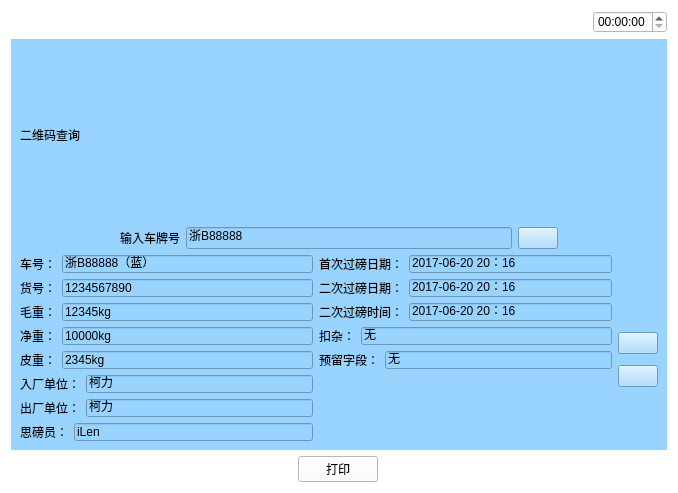
<?xml version="1.0" encoding="UTF-8"?>
<ui version="4.0">
 <class>Erweimachaxun</class>
 <widget class="QWidget" name="Erweimachaxun">
  <property name="geometry">
   <rect>
    <x>0</x>
    <y>0</y>
    <width>678</width>
    <height>493</height>
   </rect>
  </property>
  <property name="windowTitle">
   <string>Form</string>
  </property>
  <property name="styleSheet">
   <string notr="true">background-color: rgb(255, 255, 255);</string>
  </property>
  <layout class="QVBoxLayout" name="verticalLayout_3" stretch="1,5,1">
   <item>
    <layout class="QHBoxLayout" name="horizontalLayout_5">
     <item>
      <widget class="QPushButton" name="pushButton">
       <property name="text">
        <string/>
       </property>
       <property name="icon">
        <iconset resource="myimages.qrc">
         <normaloff>:/image/images/4g.png</normaloff>:/image/images/4g.png</iconset>
       </property>
       <property name="flat">
        <bool>true</bool>
       </property>
      </widget>
     </item>
     <item>
      <widget class="QPushButton" name="pushButton_2">
       <property name="text">
        <string/>
       </property>
       <property name="icon">
        <iconset resource="myimages.qrc">
         <normaloff>:/image/images/wireless.svg</normaloff>:/image/images/wireless.svg</iconset>
       </property>
       <property name="flat">
        <bool>true</bool>
       </property>
      </widget>
     </item>
     <item>
      <widget class="QPushButton" name="pushButton_3">
       <property name="text">
        <string/>
       </property>
       <property name="icon">
        <iconset resource="myimages.qrc">
         <normaloff>:/image/images/bl.svg</normaloff>:/image/images/bl.svg</iconset>
       </property>
       <property name="flat">
        <bool>true</bool>
       </property>
      </widget>
     </item>
     <item>
      <widget class="QPushButton" name="pushButton_4">
       <property name="text">
        <string/>
       </property>
       <property name="icon">
        <iconset resource="myimages.qrc">
         <normaloff>:/image/images/locate.svg</normaloff>:/image/images/locate.svg</iconset>
       </property>
       <property name="flat">
        <bool>true</bool>
       </property>
      </widget>
     </item>
     <item>
      <spacer name="horizontalSpacer_4">
       <property name="orientation">
        <enum>Qt::Horizontal</enum>
       </property>
       <property name="sizeHint" stdset="0">
        <size>
         <width>40</width>
         <height>20</height>
        </size>
       </property>
      </spacer>
     </item>
     <item>
      <widget class="QTimeEdit" name="timeEdit_2"/>
     </item>
    </layout>
   </item>
   <item>
    <widget class="QWidget" name="widget" native="true">
     <property name="sizePolicy">
      <sizepolicy hsizetype="Preferred" vsizetype="Preferred">
       <horstretch>0</horstretch>
       <verstretch>0</verstretch>
      </sizepolicy>
     </property>
     <property name="contextMenuPolicy">
      <enum>Qt::DefaultContextMenu</enum>
     </property>
     <property name="styleSheet">
      <string notr="true">background-color: rgb(153, 211, 255);</string>
     </property>
     <layout class="QVBoxLayout" name="verticalLayout_2">
      <item>
       <widget class="QLabel" name="label">
        <property name="text">
         <string>二维码查询</string>
        </property>
       </widget>
      </item>
      <item>
       <layout class="QHBoxLayout" name="horizontalLayout">
        <property name="leftMargin">
         <number>100</number>
        </property>
        <property name="rightMargin">
         <number>100</number>
        </property>
        <item>
         <widget class="QLabel" name="label_2">
          <property name="text">
           <string>输入车牌号</string>
          </property>
         </widget>
        </item>
        <item>
         <widget class="QLineEdit" name="lineEdit">
          <property name="text">
           <string>浙B88888</string>
          </property>
         </widget>
        </item>
        <item>
         <widget class="QPushButton" name="generate">
          <property name="text">
           <string/>
          </property>
          <property name="icon">
           <iconset resource="myimages.qrc">
            <normaloff>:/image/images/find.svg</normaloff>:/image/images/find.svg</iconset>
          </property>
         </widget>
        </item>
       </layout>
      </item>
      <item>
       <layout class="QGridLayout" name="gridLayout" columnminimumwidth="1,1,2">
        <item row="0" column="0">
         <layout class="QHBoxLayout" name="horizontalLayout_11">
          <item>
           <widget class="QLabel" name="label_10">
            <property name="text">
             <string>车号：</string>
            </property>
           </widget>
          </item>
          <item>
           <widget class="QLineEdit" name="lineEdit_9">
            <property name="sizePolicy">
             <sizepolicy hsizetype="Expanding" vsizetype="Ignored">
              <horstretch>0</horstretch>
              <verstretch>0</verstretch>
             </sizepolicy>
            </property>
            <property name="text">
             <string>浙B88888（蓝）</string>
            </property>
            <property name="readOnly">
             <bool>true</bool>
            </property>
           </widget>
          </item>
         </layout>
        </item>
        <item row="0" column="1">
         <layout class="QHBoxLayout" name="horizontalLayout_14">
          <item>
           <widget class="QLabel" name="label_13">
            <property name="text">
             <string>首次过磅日期：</string>
            </property>
           </widget>
          </item>
          <item>
           <widget class="QLineEdit" name="lineEdit_12">
            <property name="sizePolicy">
             <sizepolicy hsizetype="Expanding" vsizetype="Ignored">
              <horstretch>0</horstretch>
              <verstretch>0</verstretch>
             </sizepolicy>
            </property>
            <property name="text">
             <string>2017-06-20 20：16</string>
            </property>
            <property name="readOnly">
             <bool>true</bool>
            </property>
           </widget>
          </item>
         </layout>
        </item>
        <item row="1" column="0">
         <layout class="QHBoxLayout" name="horizontalLayout_3">
          <item>
           <widget class="QLabel" name="label_3">
            <property name="text">
             <string>货号：</string>
            </property>
           </widget>
          </item>
          <item>
           <widget class="QLineEdit" name="lineEdit_2">
            <property name="sizePolicy">
             <sizepolicy hsizetype="Expanding" vsizetype="Ignored">
              <horstretch>0</horstretch>
              <verstretch>0</verstretch>
             </sizepolicy>
            </property>
            <property name="text">
             <string>1234567890</string>
            </property>
            <property name="readOnly">
             <bool>true</bool>
            </property>
           </widget>
          </item>
         </layout>
        </item>
        <item row="1" column="1">
         <layout class="QHBoxLayout" name="horizontalLayout_16">
          <item>
           <widget class="QLabel" name="label_15">
            <property name="text">
             <string>二次过磅日期：</string>
            </property>
           </widget>
          </item>
          <item>
           <widget class="QLineEdit" name="lineEdit_14">
            <property name="sizePolicy">
             <sizepolicy hsizetype="Expanding" vsizetype="Ignored">
              <horstretch>0</horstretch>
              <verstretch>0</verstretch>
             </sizepolicy>
            </property>
            <property name="text">
             <string>2017-06-20 20：16</string>
            </property>
           </widget>
          </item>
         </layout>
        </item>
        <item row="2" column="0">
         <layout class="QHBoxLayout" name="horizontalLayout_4">
          <item>
           <widget class="QLabel" name="label_4">
            <property name="text">
             <string>毛重：</string>
            </property>
           </widget>
          </item>
          <item>
           <widget class="QLineEdit" name="lineEdit_3">
            <property name="sizePolicy">
             <sizepolicy hsizetype="Expanding" vsizetype="Ignored">
              <horstretch>0</horstretch>
              <verstretch>0</verstretch>
             </sizepolicy>
            </property>
            <property name="text">
             <string>12345kg</string>
            </property>
            <property name="readOnly">
             <bool>true</bool>
            </property>
           </widget>
          </item>
         </layout>
        </item>
        <item row="2" column="1">
         <layout class="QHBoxLayout" name="horizontalLayout_12">
          <item>
           <widget class="QLabel" name="label_11">
            <property name="text">
             <string>二次过磅时间：</string>
            </property>
           </widget>
          </item>
          <item>
           <widget class="QLineEdit" name="lineEdit_10">
            <property name="sizePolicy">
             <sizepolicy hsizetype="Expanding" vsizetype="Ignored">
              <horstretch>0</horstretch>
              <verstretch>0</verstretch>
             </sizepolicy>
            </property>
            <property name="text">
             <string>2017-06-20 20：16</string>
            </property>
           </widget>
          </item>
         </layout>
        </item>
        <item row="3" column="0">
         <layout class="QHBoxLayout" name="horizontalLayout_6">
          <item>
           <widget class="QLabel" name="label_5">
            <property name="text">
             <string>净重：</string>
            </property>
           </widget>
          </item>
          <item>
           <widget class="QLineEdit" name="lineEdit_4">
            <property name="sizePolicy">
             <sizepolicy hsizetype="Expanding" vsizetype="Ignored">
              <horstretch>0</horstretch>
              <verstretch>0</verstretch>
             </sizepolicy>
            </property>
            <property name="text">
             <string>10000kg</string>
            </property>
            <property name="readOnly">
             <bool>true</bool>
            </property>
           </widget>
          </item>
         </layout>
        </item>
        <item row="3" column="1">
         <layout class="QHBoxLayout" name="horizontalLayout_13">
          <item>
           <widget class="QLabel" name="label_12">
            <property name="text">
             <string>扣杂：</string>
            </property>
           </widget>
          </item>
          <item>
           <widget class="QLineEdit" name="lineEdit_11">
            <property name="sizePolicy">
             <sizepolicy hsizetype="Expanding" vsizetype="Ignored">
              <horstretch>0</horstretch>
              <verstretch>0</verstretch>
             </sizepolicy>
            </property>
            <property name="text">
             <string>无</string>
            </property>
            <property name="readOnly">
             <bool>true</bool>
            </property>
           </widget>
          </item>
         </layout>
        </item>
        <item row="4" column="0">
         <layout class="QHBoxLayout" name="horizontalLayout_7">
          <item>
           <widget class="QLabel" name="label_6">
            <property name="text">
             <string>皮重：</string>
            </property>
           </widget>
          </item>
          <item>
           <widget class="QLineEdit" name="lineEdit_5">
            <property name="sizePolicy">
             <sizepolicy hsizetype="Expanding" vsizetype="Ignored">
              <horstretch>0</horstretch>
              <verstretch>0</verstretch>
             </sizepolicy>
            </property>
            <property name="text">
             <string>2345kg</string>
            </property>
            <property name="readOnly">
             <bool>true</bool>
            </property>
           </widget>
          </item>
         </layout>
        </item>
        <item row="4" column="1">
         <layout class="QHBoxLayout" name="horizontalLayout_15">
          <item>
           <widget class="QLabel" name="label_14">
            <property name="text">
             <string>预留字段：</string>
            </property>
           </widget>
          </item>
          <item>
           <widget class="QLineEdit" name="lineEdit_13">
            <property name="sizePolicy">
             <sizepolicy hsizetype="Expanding" vsizetype="Ignored">
              <horstretch>0</horstretch>
              <verstretch>0</verstretch>
             </sizepolicy>
            </property>
            <property name="text">
             <string>无</string>
            </property>
            <property name="readOnly">
             <bool>true</bool>
            </property>
           </widget>
          </item>
         </layout>
        </item>
        <item row="5" column="0">
         <layout class="QHBoxLayout" name="horizontalLayout_8">
          <item>
           <widget class="QLabel" name="label_7">
            <property name="text">
             <string>入厂单位：</string>
            </property>
           </widget>
          </item>
          <item>
           <widget class="QLineEdit" name="lineEdit_6">
            <property name="sizePolicy">
             <sizepolicy hsizetype="Expanding" vsizetype="Ignored">
              <horstretch>0</horstretch>
              <verstretch>0</verstretch>
             </sizepolicy>
            </property>
            <property name="text">
             <string>柯力</string>
            </property>
            <property name="readOnly">
             <bool>true</bool>
            </property>
           </widget>
          </item>
         </layout>
        </item>
        <item row="6" column="0">
         <layout class="QHBoxLayout" name="horizontalLayout_9">
          <item>
           <widget class="QLabel" name="label_8">
            <property name="text">
             <string>出厂单位：</string>
            </property>
           </widget>
          </item>
          <item>
           <widget class="QLineEdit" name="lineEdit_7">
            <property name="sizePolicy">
             <sizepolicy hsizetype="Expanding" vsizetype="Ignored">
              <horstretch>0</horstretch>
              <verstretch>0</verstretch>
             </sizepolicy>
            </property>
            <property name="text">
             <string>柯力</string>
            </property>
            <property name="readOnly">
             <bool>true</bool>
            </property>
           </widget>
          </item>
         </layout>
        </item>
        <item row="7" column="0">
         <layout class="QHBoxLayout" name="horizontalLayout_10">
          <item>
           <widget class="QLabel" name="label_9">
            <property name="text">
             <string>思磅员：</string>
            </property>
           </widget>
          </item>
          <item>
           <widget class="QLineEdit" name="lineEdit_8">
            <property name="sizePolicy">
             <sizepolicy hsizetype="Expanding" vsizetype="Ignored">
              <horstretch>0</horstretch>
              <verstretch>0</verstretch>
             </sizepolicy>
            </property>
            <property name="text">
             <string>iLen</string>
            </property>
            <property name="readOnly">
             <bool>true</bool>
            </property>
           </widget>
          </item>
         </layout>
        </item>
        <item row="3" column="2" rowspan="3">
         <layout class="QVBoxLayout" name="verticalLayout">
          <item>
           <widget class="QPushButton" name="pushButton_5">
            <property name="sizePolicy">
             <sizepolicy hsizetype="Fixed" vsizetype="Fixed">
              <horstretch>0</horstretch>
              <verstretch>0</verstretch>
             </sizepolicy>
            </property>
            <property name="autoFillBackground">
             <bool>false</bool>
            </property>
            <property name="styleSheet">
             <string notr="true">border-image: url(:/image/images/code1.svg);</string>
            </property>
            <property name="text">
             <string/>
            </property>
            <property name="iconSize">
             <size>
              <width>1000</width>
              <height>1000</height>
             </size>
            </property>
            <property name="autoRepeat">
             <bool>false</bool>
            </property>
            <property name="autoExclusive">
             <bool>false</bool>
            </property>
           </widget>
          </item>
          <item>
           <widget class="QPushButton" name="pushButton_6">
            <property name="styleSheet">
             <string notr="true">border-image: url(:/image/images/code2.svg);</string>
            </property>
            <property name="text">
             <string/>
            </property>
           </widget>
          </item>
         </layout>
        </item>
       </layout>
      </item>
     </layout>
    </widget>
   </item>
   <item>
    <layout class="QHBoxLayout" name="horizontalLayout_2">
     <item>
      <widget class="QPushButton" name="returnIndex">
       <property name="font">
        <font>
         <family>AR PL UMing TW MBE</family>
        </font>
       </property>
       <property name="styleSheet">
        <string notr="true">border-image: url(:/image/images/index.svg);</string>
       </property>
       <property name="text">
        <string/>
       </property>
       <property name="icon">
        <iconset resource="myimages.qrc">
         <normaloff>:/image/images/index.svg</normaloff>:/image/images/index.svg</iconset>
       </property>
       <property name="iconSize">
        <size>
         <width>40</width>
         <height>40</height>
        </size>
       </property>
       <property name="flat">
        <bool>true</bool>
       </property>
      </widget>
     </item>
     <item>
      <spacer name="horizontalSpacer">
       <property name="orientation">
        <enum>Qt::Horizontal</enum>
       </property>
       <property name="sizeHint" stdset="0">
        <size>
         <width>40</width>
         <height>20</height>
        </size>
       </property>
      </spacer>
     </item>
     <item>
      <widget class="QPushButton" name="print">
       <property name="text">
        <string>打印</string>
       </property>
      </widget>
     </item>
     <item>
      <spacer name="horizontalSpacer_3">
       <property name="orientation">
        <enum>Qt::Horizontal</enum>
       </property>
       <property name="sizeHint" stdset="0">
        <size>
         <width>40</width>
         <height>20</height>
        </size>
       </property>
      </spacer>
     </item>
     <item>
      <widget class="QPushButton" name="returnPage">
       <property name="text">
        <string/>
       </property>
       <property name="icon">
        <iconset resource="myimages.qrc">
         <normaloff>:/image/images/shangyiye.svg</normaloff>:/image/images/shangyiye.svg</iconset>
       </property>
       <property name="iconSize">
        <size>
         <width>40</width>
         <height>40</height>
        </size>
       </property>
       <property name="flat">
        <bool>true</bool>
       </property>
      </widget>
     </item>
    </layout>
   </item>
  </layout>
 </widget>
 <resources>
  <include location="myimages.qrc"/>
 </resources>
 <connections/>
</ui>
